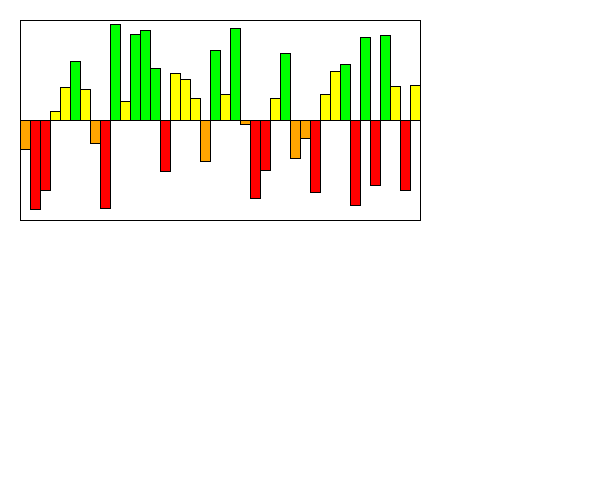
Frame 1 (no input)
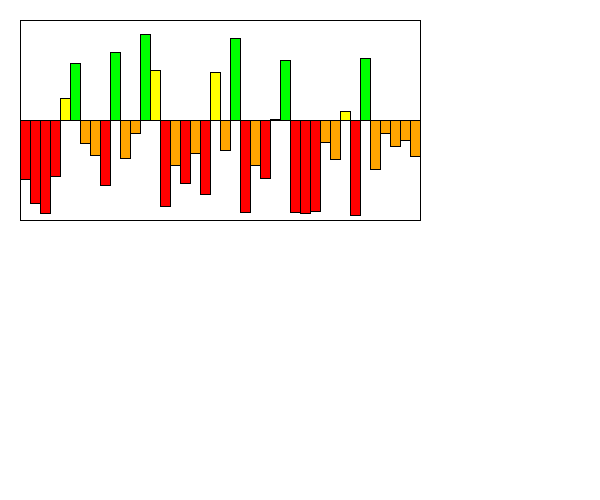
Frame 60 (the mouse pressed at the canvas centre just before this capture)
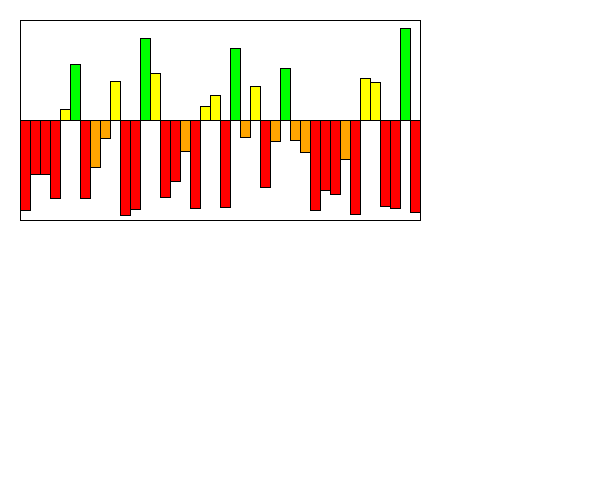
Frame 120 (the mouse held since frame 60 and released just before this capture)

The Processing sketch that drew these frames (run headless with seeded random() and noise(); from frame 60 on, the mouse is pressed at the canvas centre):

// Processing sketch: Section1
// ── Section1.pde
int MAX_VALUE = 100;
int MIN_VALUE = -100;
Visualizer v;

/*You are simulating a visualizer of multiple values
 You need to create a display method first. 
 Then you can make a method that changes the values each time the update is called. 
 */
class Visualizer {
  float x, y;
  float [] values;
  float [] speeds;
  int numBars = 40;
  float width = 400.0/numBars;
  Visualizer(float x, float y) {
    this.x = x;
    this.y = y;
    values = new float[numBars];
    speeds = new float[numBars];
    for (int i = 0; i < values.length; i++) {
      values[i] = random(-99, 99);
      speeds[i] = random(2);
    }
  }

  void display() {
    //draw the bars equally spaced inside this box. 
    //You can assume 10, but it would be even better 
    //if you could modify it to be larger increments.
    fill(255);
    rect(x, y, 400, 200);
    //This is a 200x400 box.
    //The width of the visualizer is 400! This rect is the border

    //the line is the 0 y-value, the top is 100, the bottom is -100
    line(x, y+100, x+400, y+100);

    //You need to use a loop. You need to make the HEIGHT of the bars 
    //the values in the array.
    //Negative values are red, and go below the line.
    //Positive values are green and go above the line.
    
    //???WRITE THIS METHOD FIRST!!!
    //THESE ARE WRONG: They just illustrate how they could look
    //Width of the visualizer is 400!
    
    for (int i = 0; i < numBars; i++){
      if (values[i] <= 100 && values[i] > 50){
        fill (255, 0, 0);
      } else if (values[i] <= 50 && values[i] > 0) {
        fill (255, 165, 0);
      } else if (values[i] <= 0 && values[i] > -50){
        fill (255, 255, 0);
      } else if (values[i] <= -50 && values[i] >= -100){
        fill (0, 255, 0);
      }
        rect(x + i*width, y+100, width, values[i]);
     }
  }
  
  void update() {
    //???WRITE THIS METHOD SECOND!!!
    for (int i = 0; i < values.length; i++) {
      values[i] += speeds[i]; //the speed updates the values. Do not touch this.
      //??? keep the values between max/min value so they stay in the box.
      if (values[i] >= 100 || values[i] <= -100){
      //??? reverse the speeds so the bar oscillates up/down when it reaches max/min
         speeds[i] *= -1;
      }  
    }
  }
}

void setup() {
  size(600, 500);
  v = new Visualizer(20, 20);
}
void draw() {
  background(255);
  v.display();
  v.update();
}
